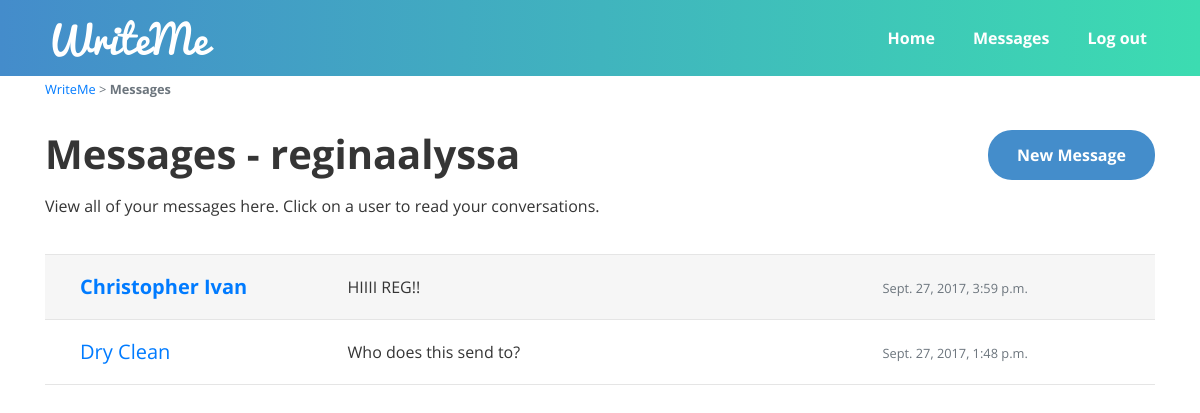
/messages/ (signed in), run on the app's committed database.
### messaging/models.py (models this page shows)
class Message(models.Model):
    conversation = models.ForeignKey(Conversation)
    sender = models.ForeignKey(User)
    message = models.TextField()
    timestamp = models.DateTimeField(auto_now_add=True)
    unread_flag = models.BooleanField(default=True)

class Conversation(models.Model):
    user1 = models.ForeignKey(User, related_name='%(class)s_1')
    user2 = models.ForeignKey(User, related_name='%(class)s_2')

### messaging/views.py (the view)
class RecentMessagesListView(LoginRequiredMixin, ListView):
    template_name = "messaging/index.html"
    context_object_name = 'latest_conversation_messages_list'
    def get_queryset(self):
        conversation_list = Conversation.objects.filter(Q(user1=self.request.user) | Q(user2=self.request.user))
        latest_conversation_messages_list = []
        for conversation in conversation_list:
            latest_conversation_messages_list.append(Message.objects.filter(conversation=conversation).latest('timestamp'))
            latest_conversation_messages_list.sort(key=lambda x: x.timestamp, reverse=True)
        return latest_conversation_messages_list

### messaging/templatetags/messaging_tags.py (called while the page is built)
@register.filter
def limit_char_50(string):
    if len(string) > 50:
        return string[:50] + "..."
    return string

### messaging/templates/messaging/index.html (shortened to what this page needs)
{% extends "base.html" %}
{% load messaging_tags %}
{% block stylesheet %}
    {% load static %}
    <link rel="stylesheet" href="{% static 'messaging/css/messaging.css' %}">
{% endblock %}
{% block content %}
    <div class="container">
        <small class="text-muted">
            <a href="{% url 'home' %}">WriteMe</a> > <span class="text-bold">Messages</span>
        </small>
        <div class="main-container">
            <div class="row">
                <div class="col-md-12 mx-auto padding-0">
                    <div class="row">
                        <div class="col-md-8">
                            <h1 class="margin-0 main-header">Messages - {{ user.username }}</h1>
                            <p>View all of your messages here. Click on a user to read your conversations.</p>
                        </div>
                        <div class="col-md-4 ml-auto">
                            <a href="{% url 'messaging:new' %}" class="btn btn-md blue-button" id="new-message-button">New Message</a><br>
                        </div>
                    </div>
                    <div class="row latest-conversations">
                        <div class="col-md-12">
                            {% if latest_conversation_messages_list %}
                                {% for item in latest_conversation_messages_list %}
                                    {% if user.username != item.conversation.user1.username %}
                                        <a href="{% url 'messaging:conversation' item.conversation.user1.username %}" class="latest-conversation-entry">
                                    {% else %}
                                        <a href="{% url 'messaging:conversation' item.conversation.user2.username %}" class="latest-conversation-entry">
                                    {% endif %}
                                            <div class="row message-entry {% if item.unread_flag == True and item.sender != user %}unread{% endif %}">
                                                <div class="col-md-3">
                                                    <h5 class="margin-0">
                                                        {% if item.unread_flag == True and item.sender != user %}
                                                            <span class="text-bold">
                                                        {% endif %}
                                                        {% if user.username != item.conversation.user1.username %}
                                                            {{ item.conversation.user1.first_name }} {{ item.conversation.user1.last_name }}
                                                        {% else %}
                                                            {{ item.conversation.user2.first_name }} {{ item.conversation.user2.last_name }}
                                                        {% endif %}
                                                        {% if item.unread_flag == True %}
                                                            </span>
                                                        {% endif %}
                                                    </h5>
                                                </div>
                                                <div class="col-md-6">
                                                    <p class="margin-0 latest-conversation-message">{{ item.message|limit_char_50 }}</p>
                                                </div>
                                                <div class="col-md-3">
                                                    <small class="text-muted">{{ item.timestamp }}</small>
                                                </div>
                                            </div>
                                        </a>
                                    <hr class="margin-0">
                                {% endfor %}
                            {% else %}
                                <p>You currently haven't sent or received a message yet. <a href="{% url 'messaging:new' %}">Send new message now.</a></p>
                            {% endif %}
                        </div>
                    </div>
                </div>
            </div>
        </div>
    </div>
{% endblock %}

### static/css/style.css (style rules this page uses)
html { height: 100%; min-height: 410px; min-width: 320px; }
body { height: 100%; font-family: "OpenSans-Regular", sans-serif; color: #353535; }
.text-bold { font-family: "OpenSans-Bold", sans-serif; }
.padding-0 { padding: 0; }
.margin-0 { margin: 0; }
.main-header { font-family: "OpenSans-Bold", sans-serif; margin-bottom: 1rem; }
.main-container { padding: 30px 15px; }
.blue-button { font-family: "OpenSans-Bold", sans-serif; padding: .75rem 1.75rem; border-radius: 1.5rem; margin-bottom: 1rem; }
.blue-button { background-color: #448dcb; color: #ffffff; }

### messaging/static/messaging/css/messaging.css (style rules this page uses)
.message-entry { padding: 20px; margin: 0; }
.unread { background-color: #f6f6f6; }
.latest-conversations { margin-top: 20px; }
.latest-conversation-message { color: #353535; }
#new-message-button { float: right; }

### data on the page
Message: conversation.user2.first_name "Christopher", conversation.user2.last_name "Ivan", message|limit_char_50 "HIIII REG!!", timestamp "Sept. 27, 2017, 3:59 p.m."
Message: conversation.user1.first_name "Dry", conversation.user1.last_name "Clean", message|limit_char_50 "Who does this send to?", timestamp "Sept. 27, 2017, 1:48 p.m."

### other printed values
{{ user.username }} "reginaalyssa"
